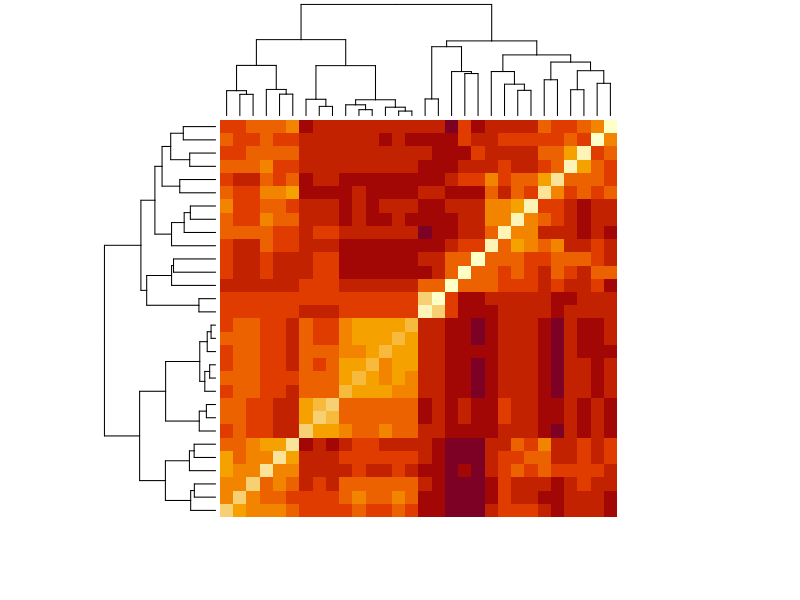
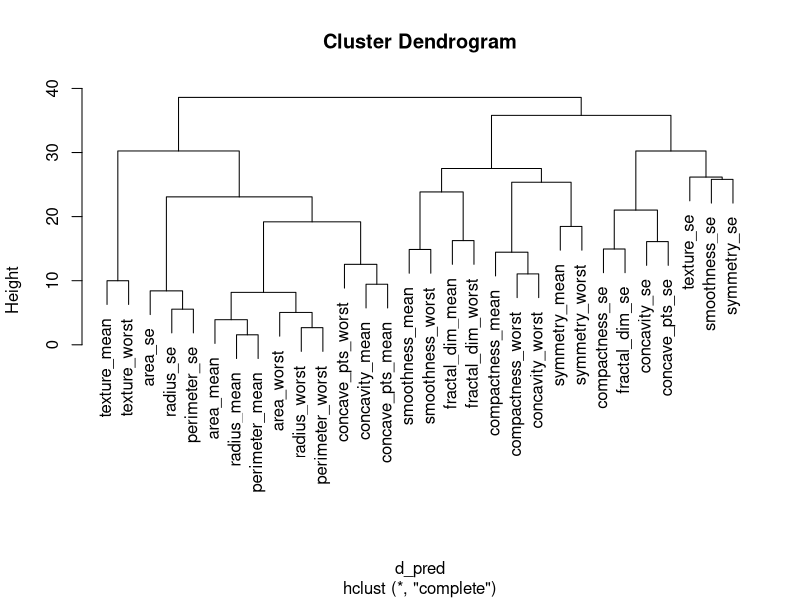

These figures' R source, in order:
options(digits = 3)
library(matrixStats)
library(tidyverse)
library(caret)
library(dslabs)
library(matrixStats)
data(brca)

#Predictors
dim(brca$x)

#Proportion of malignant
mean(brca$y == "M")

which.max(colMeans(brca$x))
which.min(colSds(brca$x))

#Normalize
x_scaled <- sweep(brca$x,2,colMeans(brca$x),"-")
x_scaled <- sweep(x_scaled,2,colSds(brca$x),"/")
colSds(x_scaled)
median(x_scaled[,1])

#Distnace matrix for the predictors:x
dm <- as.matrix(dist(x_scaled))

#Benign samples
b <- which(brca$y=="B")
#Malignant samples
m <- which(brca$y=="M")

#Average distance from first sample
mean(dm[b,1])
mean(dm[m,1])

#Heatmap of distance relationship between predictors.
#We transpose x_scaled as we want the distances between the 30 predictors/features rather than the samples.
d_pred <- dist(t(x_scaled))
heatmap(as.matrix(d_pred), labRow = NA, labCol = NA)  

#Heirarchical clustering of features
h <- hclust(d_pred)
plot(h)

#prune the tree to only 5 clusters
(clusters <- cutree(h, k = 5))
names(clusters)[clusters == 3]
#Features seggreegated into different clusters.
split(names(clusters),clusters)
